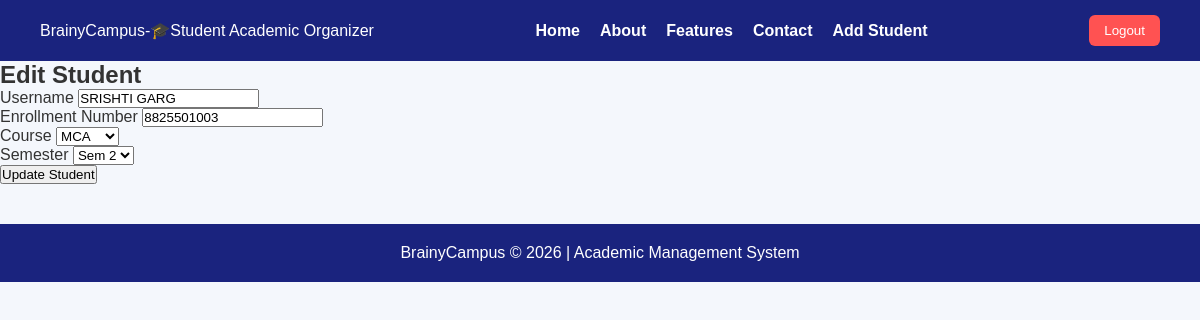
/students/edit/9/ (signed in), run on the app's committed database.
### myapp/models.py (models this page shows, shortened)
class Student(models.Model):
    COURSE_CHOICES = [
        ('BTECH', 'B.Tech'),
        ('BCA', 'BCA'),
        ('MCA', 'MCA'),
        ('MBA', 'MBA'),
    ]
    SEMESTER_CHOICES = [
        ('SEM1', 'Sem 1'),
        ('SEM2', 'Sem 2'),
        ('SEM3', 'Sem 3'),
        ('SEM4', 'Sem 4'),
        ('SEM5', 'Sem 5'),
        ('SEM6', 'Sem 6'),
        ('SEM7', 'Sem 7'),
        ('SEM8', 'Sem 8'),
    ]
    user = models.OneToOneField(
        User,
        on_delete=models.CASCADE
    )
    enrollment_no = models.CharField(
        max_length=50,
        unique=True
    )
    course = models.CharField(
        max_length=10,
        choices=COURSE_CHOICES
    )
    semester = models.CharField(
        max_length=10,
        choices=SEMESTER_CHOICES
    )
    class_name = models.CharField(
       max_length=50,
       blank=True
    )
    class Meta:
        ordering = ['user__username']

### myapp/views.py (the view, shortened to what this page needs)
# urls.py: path('students/edit/<int:pk>/', views.edit_student, name='edit_student'),
@login_required
def edit_student(request, pk):
    if not request.user.is_staff:
        return redirect('home')
    student = get_object_or_404(Student, id=pk)
    return render(request, 'edit_student.html', {
        'student': student
    })

### myapp/templates/edit_student.html (shortened to what this page needs)
{% extends 'base.html' %}
{% load static %}
{% block content %}
<div class="container mt-4">
    <h2>Edit Student</h2>
    <form method="POST">
        <div class="mb-3">
            <label>Username</label>
            <input type="text"
                   name="username"
                   class="form-control"
                   value="{{ student.user.username }}"
                   required>
        </div>
        <div class="mb-3">
            <label>Enrollment Number</label>
            <input type="text"
                   name="enrollment_no"
                   class="form-control"
                   value="{{ student.enrollment_no }}"
                   required>
        </div>
        <div class="mb-3">
            <label>Course</label>
            <select name="course"
                    class="form-control"
                    required>
                <option value="MCA"
                    {% if student.course == 'MCA' %}selected{% endif %}>
                    MCA
                </option>
            </select>
        </div>
        <div class="mb-3">
            <label>Semester</label>
            <select name="semester"
                    class="form-control"
                    required>
                <option value="SEM2"
                    {% if student.semester == 'SEM2' %}selected{% endif %}>
                    Sem 2
                </option>
            </select>
        </div>
        <button type="submit" class="btn btn-primary">
            Update Student
        </button>
    </form>
</div>
{% endblock %}

### myapp/static/style.css (style rules this page uses)
html { scroll-behavior:smooth; }
* { margin:0; padding:0; box-sizing:border-box; font-family:'Montserrat',sans-serif; scroll-behavior:smooth; }
body { background:#f4f6fb; color:#333; }

### myapp/static/attendance.css (style rules this page uses)
* { margin: 0; padding: 0; box-sizing: border-box; }
body { background: #f4f7fc; font-family: 'Poppins', sans-serif; color: #333; }

### data on the page
Student: username "SRISHTI GARG", enrollment_no "8825501003", course "MCA", semester "Sem 2"
